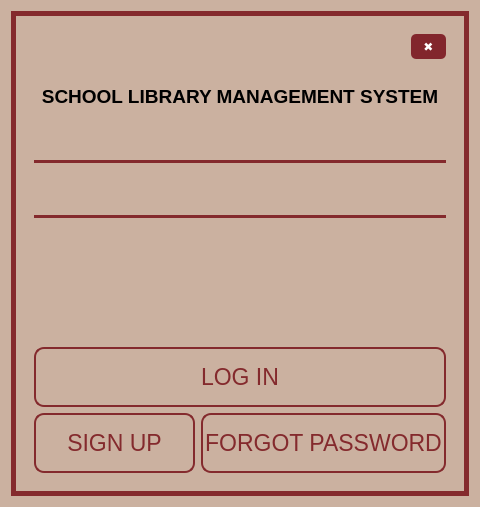
<?xml version="1.0" encoding="UTF-8"?>
<ui version="4.0">
 <class>Login</class>
 <widget class="QWidget" name="Login">
  <property name="geometry">
   <rect>
    <x>0</x>
    <y>0</y>
    <width>480</width>
    <height>507</height>
   </rect>
  </property>
  <property name="maximumSize">
   <size>
    <width>480</width>
    <height>528</height>
   </size>
  </property>
  <property name="mouseTracking">
   <bool>false</bool>
  </property>
  <property name="windowTitle">
   <string>Login</string>
  </property>
  <property name="styleSheet">
   <string notr="true">.QWidget{background-color:  #CBB1A0;border-radius: 10px}</string>
  </property>
  <layout class="QVBoxLayout" name="verticalLayout_3">
   <item>
    <widget class="QFrame" name="border">
     <property name="styleSheet">
      <string notr="true">#border{
	color: #842a2d;
}</string>
     </property>
     <property name="frameShape">
      <enum>QFrame::Box</enum>
     </property>
     <property name="lineWidth">
      <number>5</number>
     </property>
     <property name="midLineWidth">
      <number>5</number>
     </property>
     <layout class="QHBoxLayout" name="horizontalLayout_3">
      <item>
       <widget class="QWidget" name="widget" native="true">
        <layout class="QGridLayout" name="gridLayout_3">
         <item row="0" column="0">
          <spacer name="horizontalSpacer">
           <property name="orientation">
            <enum>Qt::Horizontal</enum>
           </property>
           <property name="sizeHint" stdset="0">
            <size>
             <width>398</width>
             <height>22</height>
            </size>
           </property>
          </spacer>
         </item>
         <item row="0" column="1">
          <widget class="QPushButton" name="close_button">
           <property name="enabled">
            <bool>true</bool>
           </property>
           <property name="minimumSize">
            <size>
             <width>35</width>
             <height>25</height>
            </size>
           </property>
           <property name="maximumSize">
            <size>
             <width>35</width>
             <height>25</height>
            </size>
           </property>
           <property name="cursor">
            <cursorShape>PointingHandCursor</cursorShape>
           </property>
           <property name="styleSheet">
            <string notr="true">color: white;
background-color: #82262C;
font: 12pt &quot;Arial&quot; bold;
border-radius: 5px;
</string>
           </property>
           <property name="text">
            <string>✖</string>
           </property>
           <property name="flat">
            <bool>true</bool>
           </property>
          </widget>
         </item>
         <item row="1" column="0" colspan="2">
          <layout class="QGridLayout" name="gridLayout">
           <item row="2" column="0">
            <widget class="QLabel" name="book_image">
             <property name="styleSheet">
              <string notr="true"/>
             </property>
             <property name="text">
              <string>&lt;html&gt;&lt;head/&gt;&lt;body&gt;&lt;p&gt;&lt;img src=&quot;:/icons/library_100x100.png&quot;/&gt;&lt;/p&gt;&lt;/body&gt;&lt;/html&gt;</string>
             </property>
             <property name="alignment">
              <set>Qt::AlignCenter</set>
             </property>
            </widget>
           </item>
           <item row="3" column="0">
            <widget class="QLabel" name="title_name">
             <property name="font">
              <font>
               <pointsize>14</pointsize>
               <bold>true</bold>
              </font>
             </property>
             <property name="text">
              <string>SCHOOL LIBRARY MANAGEMENT SYSTEM</string>
             </property>
             <property name="alignment">
              <set>Qt::AlignCenter</set>
             </property>
            </widget>
           </item>
          </layout>
         </item>
         <item row="2" column="0" colspan="2">
          <layout class="QGridLayout" name="gridLayout_2">
           <item row="0" column="1">
            <widget class="QLineEdit" name="input_username">
             <property name="minimumSize">
              <size>
               <width>0</width>
               <height>40</height>
              </size>
             </property>
             <property name="styleSheet">
              <string notr="true">QLineEdit {
      color: #000000;
      font: 15pt &quot;Verdana&quot;;
      border: None;
      border-bottom-color: white;
      border-radius: 10px;
      padding: 0 8px;
      background: #CBB1A0;
      selection-background-color: darkgray;
}</string>
             </property>
            </widget>
           </item>
           <item row="6" column="0" colspan="2">
            <widget class="QPushButton" name="login_button">
             <property name="enabled">
              <bool>true</bool>
             </property>
             <property name="sizePolicy">
              <sizepolicy hsizetype="Minimum" vsizetype="Fixed">
               <horstretch>0</horstretch>
               <verstretch>0</verstretch>
              </sizepolicy>
             </property>
             <property name="minimumSize">
              <size>
               <width>0</width>
               <height>60</height>
              </size>
             </property>
             <property name="font">
              <font>
               <pointsize>17</pointsize>
               <italic>false</italic>
               <bold>false</bold>
              </font>
             </property>
             <property name="cursor">
              <cursorShape>PointingHandCursor</cursorShape>
             </property>
             <property name="autoFillBackground">
              <bool>false</bool>
             </property>
             <property name="styleSheet">
              <string notr="true">QPushButton{
	color: #842a2d;
	font: 17pt &quot;Franklin Gothic Book&quot;;
	border: 2px solid #842a2d;
	padding: 2px;
	border-radius: 10px;
	opacity: 100;
}

QPushButton:hover{
    background-color: #842a2d;
	color: #CBB1A0;
}</string>
             </property>
             <property name="text">
              <string>LOG IN</string>
             </property>
             <property name="autoDefault">
              <bool>false</bool>
             </property>
             <property name="default">
              <bool>false</bool>
             </property>
             <property name="flat">
              <bool>false</bool>
             </property>
            </widget>
           </item>
           <item row="3" column="0" colspan="2">
            <widget class="Line" name="line_2">
             <property name="styleSheet">
              <string notr="true">border: 2px solid #842a2d;</string>
             </property>
             <property name="orientation">
              <enum>Qt::Horizontal</enum>
             </property>
            </widget>
           </item>
           <item row="1" column="0" colspan="2">
            <widget class="Line" name="line">
             <property name="styleSheet">
              <string notr="true">border: 2px solid #842a2d;</string>
             </property>
             <property name="orientation">
              <enum>Qt::Horizontal</enum>
             </property>
            </widget>
           </item>
           <item row="7" column="0" colspan="2">
            <layout class="QHBoxLayout" name="horizontalLayout">
             <item>
              <widget class="QPushButton" name="signup_button">
               <property name="enabled">
                <bool>true</bool>
               </property>
               <property name="sizePolicy">
                <sizepolicy hsizetype="Minimum" vsizetype="Fixed">
                 <horstretch>0</horstretch>
                 <verstretch>0</verstretch>
                </sizepolicy>
               </property>
               <property name="minimumSize">
                <size>
                 <width>0</width>
                 <height>60</height>
                </size>
               </property>
               <property name="font">
                <font>
                 <pointsize>17</pointsize>
                 <italic>false</italic>
                 <bold>false</bold>
                </font>
               </property>
               <property name="cursor">
                <cursorShape>PointingHandCursor</cursorShape>
               </property>
               <property name="autoFillBackground">
                <bool>false</bool>
               </property>
               <property name="styleSheet">
                <string notr="true">QPushButton{
	color: #842a2d;
	font: 17pt &quot;Franklin Gothic Book&quot;;
	border: 2px solid #842a2d;
	padding: 2px;
	border-radius: 10px;
	opacity: 100;
}

QPushButton:hover{
    background-color: #842a2d;
	color: #CBB1A0;
}</string>
               </property>
               <property name="text">
                <string>SIGN UP</string>
               </property>
               <property name="autoDefault">
                <bool>false</bool>
               </property>
               <property name="default">
                <bool>false</bool>
               </property>
               <property name="flat">
                <bool>false</bool>
               </property>
              </widget>
             </item>
             <item>
              <widget class="QPushButton" name="forgot_password">
               <property name="enabled">
                <bool>true</bool>
               </property>
               <property name="sizePolicy">
                <sizepolicy hsizetype="Minimum" vsizetype="Fixed">
                 <horstretch>0</horstretch>
                 <verstretch>0</verstretch>
                </sizepolicy>
               </property>
               <property name="minimumSize">
                <size>
                 <width>0</width>
                 <height>60</height>
                </size>
               </property>
               <property name="font">
                <font>
                 <pointsize>17</pointsize>
                 <italic>false</italic>
                 <bold>false</bold>
                </font>
               </property>
               <property name="cursor">
                <cursorShape>PointingHandCursor</cursorShape>
               </property>
               <property name="autoFillBackground">
                <bool>false</bool>
               </property>
               <property name="styleSheet">
                <string notr="true">QPushButton{
	color: #842a2d;
	font: 17pt &quot;Franklin Gothic Book&quot;;
	border: 2px solid #842a2d;
	padding: 2px;
	border-radius: 10px;
	opacity: 100;
}

QPushButton:hover{
    background-color: #842a2d;
	color: #CBB1A0;
}</string>
               </property>
               <property name="text">
                <string>FORGOT PASSWORD</string>
               </property>
               <property name="autoDefault">
                <bool>false</bool>
               </property>
               <property name="default">
                <bool>false</bool>
               </property>
               <property name="flat">
                <bool>false</bool>
               </property>
              </widget>
             </item>
            </layout>
           </item>
           <item row="4" column="0" colspan="2">
            <widget class="QLabel" name="status_label">
             <property name="font">
              <font>
               <pointsize>12</pointsize>
               <italic>true</italic>
               <bold>true</bold>
              </font>
             </property>
             <property name="styleSheet">
              <string notr="true">padding: 10px 0px;
color: red;</string>
             </property>
             <property name="text">
              <string/>
             </property>
             <property name="alignment">
              <set>Qt::AlignCenter</set>
             </property>
            </widget>
           </item>
           <item row="2" column="0">
            <widget class="QLabel" name="password_image">
             <property name="styleSheet">
              <string notr="true"/>
             </property>
             <property name="text">
              <string>&lt;html&gt;&lt;head/&gt;&lt;body&gt;&lt;p&gt;&lt;img src=&quot;:/icons/lock_32x32.png&quot;/&gt;&lt;/p&gt;&lt;/body&gt;&lt;/html&gt;</string>
             </property>
            </widget>
           </item>
           <item row="2" column="1">
            <widget class="QLineEdit" name="input_password">
             <property name="minimumSize">
              <size>
               <width>0</width>
               <height>40</height>
              </size>
             </property>
             <property name="styleSheet">
              <string notr="true">QLineEdit {
      color: #000000;
      font: 15pt &quot;Verdana&quot;;
      border: None;
      border-bottom-color: white;
      border-radius: 10px;
      padding: 0 8px;
      background: #CBB1A0;
      selection-background-color: darkgray;
}</string>
             </property>
            </widget>
           </item>
           <item row="0" column="0">
            <widget class="QLabel" name="username_image">
             <property name="styleSheet">
              <string notr="true"/>
             </property>
             <property name="text">
              <string>&lt;html&gt;&lt;head/&gt;&lt;body&gt;&lt;p&gt;&lt;img src=&quot;:/icons/user_32x32.png&quot;/&gt;&lt;/p&gt;&lt;/body&gt;&lt;/html&gt;</string>
             </property>
            </widget>
           </item>
           <item row="5" column="0" colspan="2">
            <spacer name="verticalSpacer">
             <property name="orientation">
              <enum>Qt::Vertical</enum>
             </property>
             <property name="sizeHint" stdset="0">
              <size>
               <width>20</width>
               <height>40</height>
              </size>
             </property>
            </spacer>
           </item>
          </layout>
         </item>
        </layout>
       </widget>
      </item>
     </layout>
    </widget>
   </item>
  </layout>
 </widget>
 <resources>
  <include location="icons/icons.qrc"/>
 </resources>
 <connections/>
</ui>
